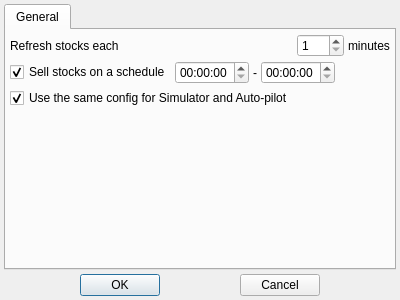
<?xml version="1.0" encoding="UTF-8"?>
<ui version="4.0">
 <class>SettingsDialog</class>
 <widget class="QDialog" name="SettingsDialog">
  <property name="geometry">
   <rect>
    <x>0</x>
    <y>0</y>
    <width>400</width>
    <height>300</height>
   </rect>
  </property>
  <property name="windowTitle">
   <string>Settings</string>
  </property>
  <layout class="QVBoxLayout" name="verticalLayout">
   <property name="spacing">
    <number>4</number>
   </property>
   <property name="leftMargin">
    <number>4</number>
   </property>
   <property name="topMargin">
    <number>4</number>
   </property>
   <property name="rightMargin">
    <number>4</number>
   </property>
   <property name="bottomMargin">
    <number>4</number>
   </property>
   <item>
    <widget class="QTabWidget" name="mainTabWidget">
     <property name="currentIndex">
      <number>0</number>
     </property>
     <widget class="QWidget" name="generalTab">
      <attribute name="title">
       <string>General</string>
      </attribute>
      <layout class="QVBoxLayout" name="verticalLayout_2">
       <property name="spacing">
        <number>4</number>
       </property>
       <property name="leftMargin">
        <number>4</number>
       </property>
       <property name="topMargin">
        <number>4</number>
       </property>
       <property name="rightMargin">
        <number>4</number>
       </property>
       <property name="bottomMargin">
        <number>4</number>
       </property>
       <item>
        <layout class="QHBoxLayout" name="horizontalLayout_2">
         <property name="spacing">
          <number>4</number>
         </property>
         <item>
          <widget class="QLabel" name="label">
           <property name="text">
            <string>Refresh stocks each</string>
           </property>
          </widget>
         </item>
         <item>
          <spacer name="horizontalSpacer_4">
           <property name="orientation">
            <enum>Qt::Orientation::Horizontal</enum>
           </property>
           <property name="sizeHint" stdset="0">
            <size>
             <width>40</width>
             <height>20</height>
            </size>
           </property>
          </spacer>
         </item>
         <item>
          <widget class="QSpinBox" name="refreshTimeoutSpinBox">
           <property name="minimum">
            <number>1</number>
           </property>
           <property name="maximum">
            <number>300</number>
           </property>
          </widget>
         </item>
         <item>
          <widget class="QLabel" name="label_2">
           <property name="text">
            <string>minutes</string>
           </property>
          </widget>
         </item>
        </layout>
       </item>
       <item>
        <layout class="QHBoxLayout" name="horizontalLayout_3">
         <property name="spacing">
          <number>4</number>
         </property>
         <item>
          <widget class="QCheckBox" name="useScheduleCheckBox">
           <property name="text">
            <string>Sell stocks on a schedule</string>
           </property>
           <property name="checked">
            <bool>true</bool>
           </property>
          </widget>
         </item>
         <item>
          <widget class="QTimeEdit" name="scheduleStartTimeEdit"/>
         </item>
         <item>
          <widget class="QLabel" name="label_3">
           <property name="text">
            <string notr="true">-</string>
           </property>
          </widget>
         </item>
         <item>
          <widget class="QTimeEdit" name="scheduleEndTimeEdit"/>
         </item>
         <item>
          <spacer name="horizontalSpacer_5">
           <property name="orientation">
            <enum>Qt::Orientation::Horizontal</enum>
           </property>
           <property name="sizeHint" stdset="0">
            <size>
             <width>40</width>
             <height>20</height>
            </size>
           </property>
          </spacer>
         </item>
        </layout>
       </item>
       <item>
        <widget class="QCheckBox" name="useForSimulatorAndAutoPilotCheckBox">
         <property name="text">
          <string>Use the same config for Simulator and Auto-pilot</string>
         </property>
         <property name="checked">
          <bool>true</bool>
         </property>
        </widget>
       </item>
       <item>
        <spacer name="verticalSpacer">
         <property name="orientation">
          <enum>Qt::Orientation::Vertical</enum>
         </property>
         <property name="sizeHint" stdset="0">
          <size>
           <width>20</width>
           <height>40</height>
          </size>
         </property>
        </spacer>
       </item>
      </layout>
     </widget>
    </widget>
   </item>
   <item>
    <layout class="QHBoxLayout" name="horizontalLayout">
     <property name="spacing">
      <number>4</number>
     </property>
     <item>
      <spacer name="horizontalSpacer">
       <property name="orientation">
        <enum>Qt::Orientation::Horizontal</enum>
       </property>
       <property name="sizeHint" stdset="0">
        <size>
         <width>40</width>
         <height>20</height>
        </size>
       </property>
      </spacer>
     </item>
     <item>
      <widget class="QPushButton" name="okButton">
       <property name="text">
        <string>OK</string>
       </property>
       <property name="default">
        <bool>true</bool>
       </property>
      </widget>
     </item>
     <item>
      <spacer name="horizontalSpacer_2">
       <property name="orientation">
        <enum>Qt::Orientation::Horizontal</enum>
       </property>
       <property name="sizeHint" stdset="0">
        <size>
         <width>40</width>
         <height>20</height>
        </size>
       </property>
      </spacer>
     </item>
     <item>
      <widget class="QPushButton" name="cancelButton">
       <property name="text">
        <string>Cancel</string>
       </property>
      </widget>
     </item>
     <item>
      <spacer name="horizontalSpacer_3">
       <property name="orientation">
        <enum>Qt::Orientation::Horizontal</enum>
       </property>
       <property name="sizeHint" stdset="0">
        <size>
         <width>40</width>
         <height>20</height>
        </size>
       </property>
      </spacer>
     </item>
    </layout>
   </item>
  </layout>
 </widget>
 <resources/>
 <connections/>
</ui>
